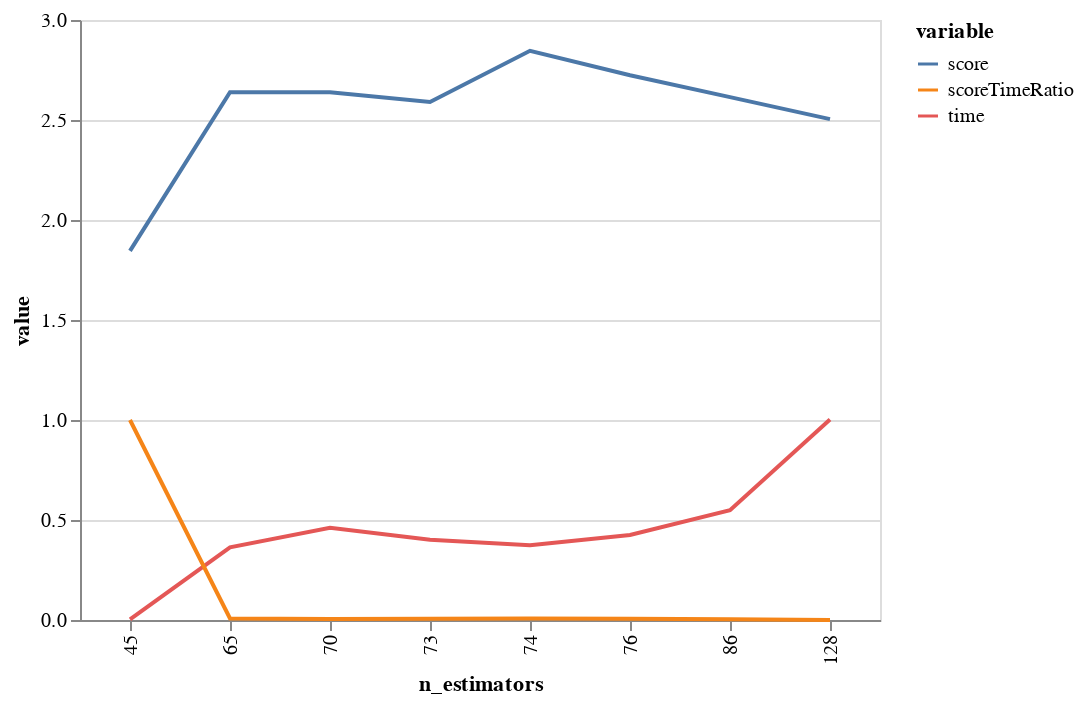

This figure's notebook cell:
### Code cell
n_estimators = bgs.compareValsBaseCase(X, 
                    y, 
                    getForestAccuracy,        
                    rfArgs, 
                    roc_auc_score, 
                    "n_estimators", 
                    0, 
                    45, 
                    128)

bgs.showTimeScoreChartAndGraph(n_estimators)

### Figure 1 — Vega-Lite specification as saved in the notebook (floating-point values rounded to 4 significant figures)
{"$schema": "https://vega.github.io/schema/vega-lite/v2.6.0.json", "config": {"view": {"height": 300, "width": 400}}, "data": {"name": "data-fdf1b7aeaea2e6c4a0b7020c4b41b189"}, "datasets": {"data-fdf1b7aeaea2e6c4a0b7020c4b41b189": [{"n_estimators": 45, "value": 1.846, "variable": "score"}, {"n_estimators": 128, "value": 2.504, "variable": "score"}, {"n_estimators": 86, "value": 2.614, "variable": "score"}, {"n_estimators": 65, "value": 2.639, "variable": "score"}, {"n_estimators": 76, "value": 2.724, "variable": "score"}, {"n_estimators": 70, "value": 2.639, "variable": "score"}, {"n_estimators": 73, "value": 2.59, "variable": "score"}, {"n_estimators": 74, "value": 2.846, "variable": "score"}, {"n_estimators": 45, "value": 0.002884, "variable": "time"}, {"n_estimators": 128, "value": 1.003, "variable": "time"}, {"n_estimators": 86, "value": 0.5494, "variable": "time"}, {"n_estimators": 65, "value": 0.3634, "variable": "time"}, {"n_estimators": 76, "value": 0.4251, "variable": "time"}, {"n_estimators": 70, "value": 0.4614, "variable": "time"}, {"n_estimators": 73, "value": 0.4017, "variable": "time"}, {"n_estimators": 74, "value": 0.3743, "variable": "time"}, {"n_estimators": 45, "value": 1, "variable": "scoreTimeRatio"}, {"n_estimators": 128, "value": 0, "variable": "scoreTimeRatio"}, {"n_estimators": 86, "value": 0.003545, "variable": "scoreTimeRatio"}, {"n_estimators": 65, "value": 0.007469, "variable": "scoreTimeRatio"}, {"n_estimators": 76, "value": 0.006133, "variable": "scoreTimeRatio"}, {"n_estimators": 70, "value": 0.005053, "variable": "scoreTimeRatio"}, {"n_estimators": 73, "value": 0.006196, "variable": "scoreTimeRatio"}, {"n_estimators": 74, "value": 0.008009, "variable": "scoreTimeRatio"}]}, "encoding": {"color": {"field": "variable", "type": "nominal"}, "x": {"field": "n_estimators", "type": "ordinal"}, "y": {"field": "value", "type": "quantitative"}}, "mark": "line", "width": 400}
